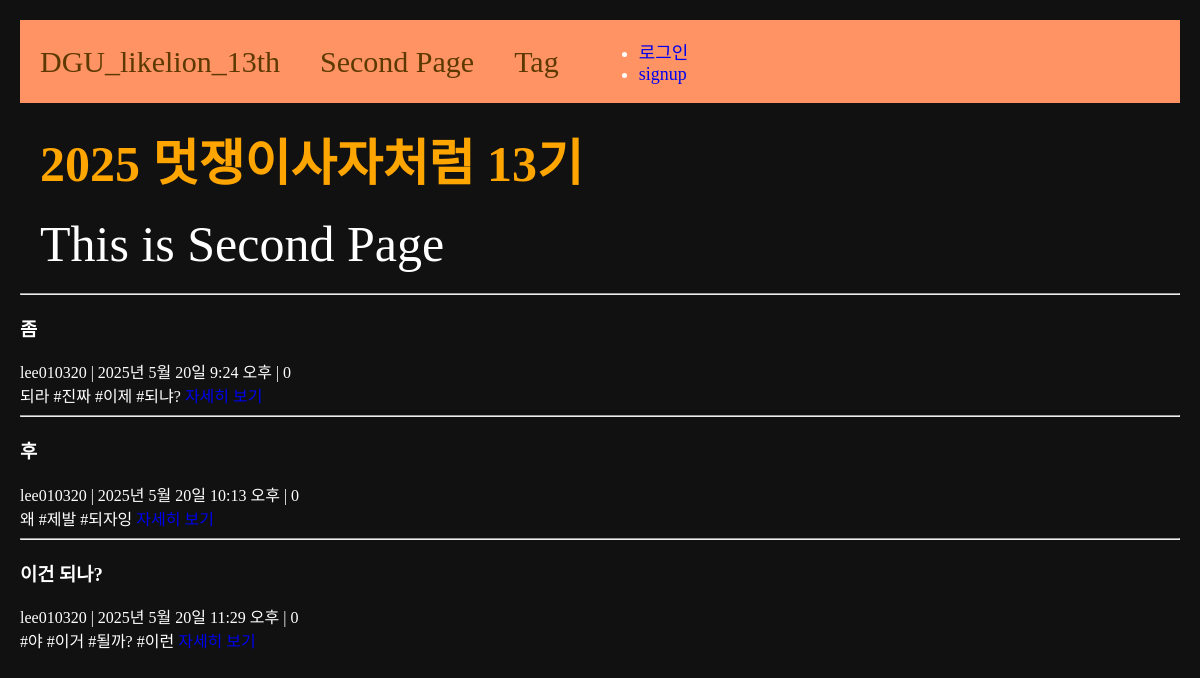
The app's page /second, older data.
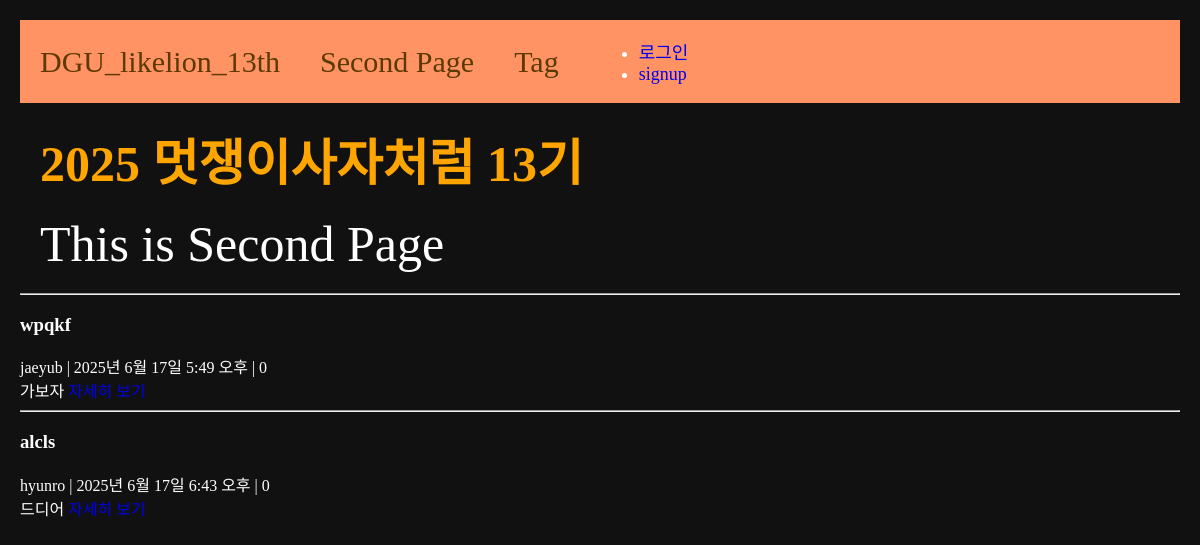
The same page, newer data.
### main/models.py (models this page shows, shortened)
class Post(models.Model):
    title = models.CharField(max_length=50)
    writer = models.ForeignKey(User, null=False, blank=False, on_delete=models.CASCADE)
    content = models.TextField()
    pub_date = models.DateTimeField()
    image = models.ImageField(upload_to='post/', blank=True, null=True)
    views = models.PositiveIntegerField(default=0, help_text="조회수")
    tags = models.ManyToManyField(Tag, blank=True, related_name='posts')
    like=models.ManyToManyField(User, related_name='likes', blank=True)
    like_count = models.PositiveIntegerField(default=0)
    def summary(self):
        return self.content[:20]

### main/views.py (the view)
# urls.py: path('second', secondpage, name="secondpage"),
def secondpage(request):
    blogs = Blog.objects.all()
    posts = Post.objects.all()
    context = {
        'blogs': blogs,
        'posts': posts,
    }
    return render(request, 'main/secondpage.html', context)

### main/templates/main/secondpage.html (shortened to what this page needs)
{% extends 'base.html' %}
{% block content %}
    <h1 class="contents">2025 멋쟁이사자처럼 13기</h1>
    <div class="contents">This is Second Page</div>
    <div>
            {% for post in posts %}
            <div>
                <hr/>
                <h3>{{post.title}}</h3>
                {{post.writer}} | {{post.pub_date}} | {{post.views}}<br>
                {{post.summary}}
                <a href="{% url 'main:detail2' post.id %}">자세히 보기</a>
                <br>
            {% endfor %}
            </div>
    </div>
{% endblock %}

Row changes from the older to the newer data that the page shows:
removed Post: title "이건 되나?", writer "lee010320", pub_date "2025년 5월 20일 11:29 오후", views "0", summary "#야 #이거 #될까? #이런"
changed Post: title "좀" → "wpqkf"; writer "lee010320" → "jaeyub"; pub_date "2025년 5월 20일 9:24 오후" → "2025년 6월 17일 5:49 오후"; summary "되라 #진짜 #이제 #되냐?" → "가보자"
changed Post: title "후" → "alcls"; writer "lee010320" → "hyunro"; pub_date "2025년 5월 20일 10:13 오후" → "2025년 6월 17일 6:43 오후"; summary "왜 #제발 #되자잉" → "드디어"
